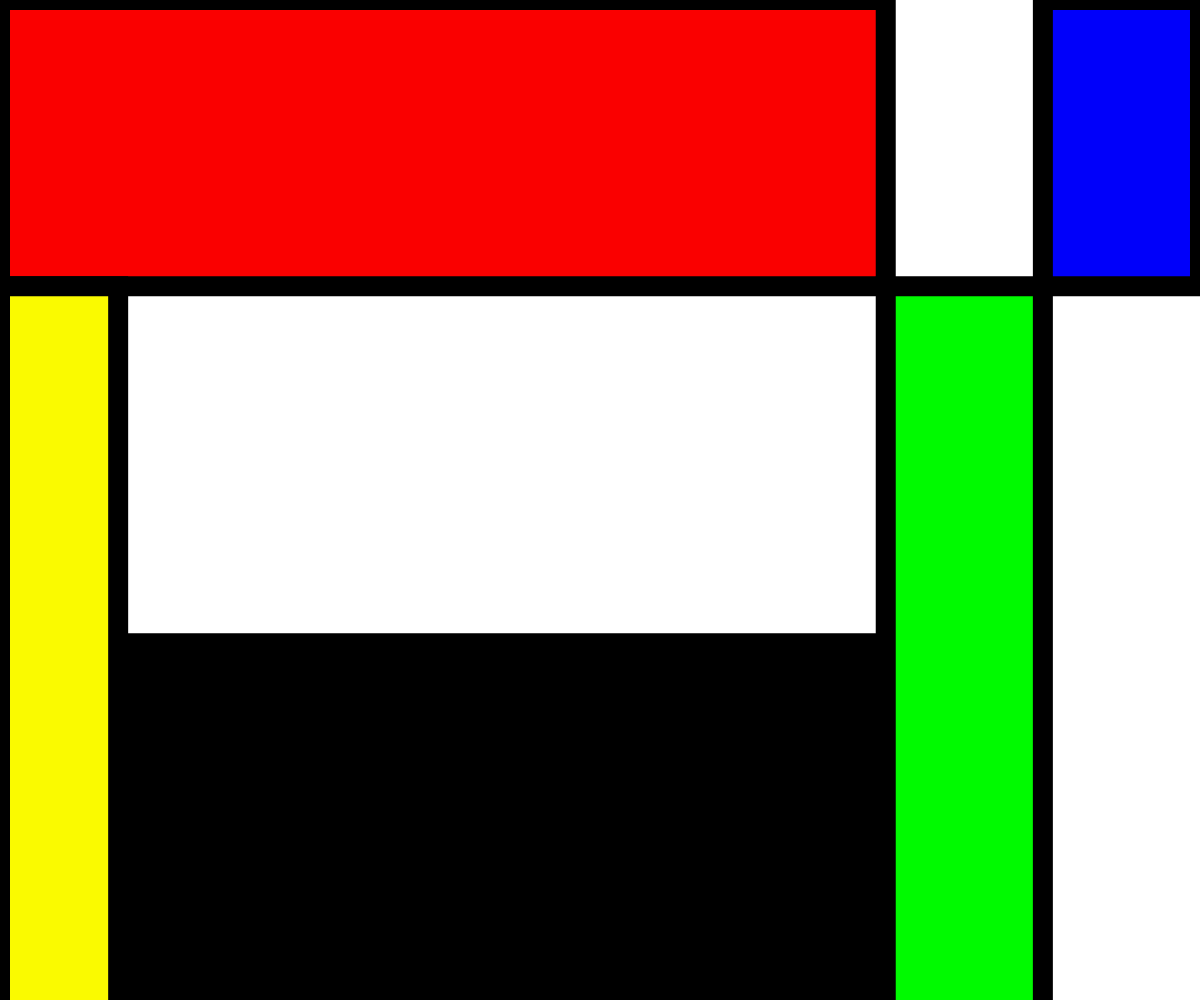
Frame 1 (no input)
Frame 60 (no input): identical to frame 1, image omitted
Frame 120 (the mouse pressed at the canvas centre since frame 60): identical to frame 1, image omitted

The p5.js sketch that drew this single still picture (run headless with seeded random() and noise() and a simulated clock; from frame 60 on, the mouse is pressed at the canvas centre):

// p5.js sketch
// ── sketch.js


function setup() {
createCanvas(windowWidth,windowHeight);
background(255);


let a = random(100,windowWidth);
let b = random(100,windowHeight);
let c = random(0,10);
let d = random(0,3);
stroke(0);
strokeWeight(20);
//Bottom Right
fill(0);
rect(0,b+(height-b)/2,a,(height-b)/2);

//Top left rect
fill(250,0,0);
rect(0,0,a,b);

//Top Right
fill(0,0,250);
rect(a+(windowWidth-a)/2,0,(windowWidth-a)/2,b);

//Bottom left
fill(250,250,0);

if(a > 500){
  rect(0,b,a/c,height);
}
else{
  rect(0,b,a*c,height);
}

//Bottom Middle
fill(0,250,0);

if(b > 500){
rect(a,b,(windowWidth-a)/2,height);
}
else{
rect(a,b,(windowWidth-a)/2,height);
}




}
function draw() {


}
